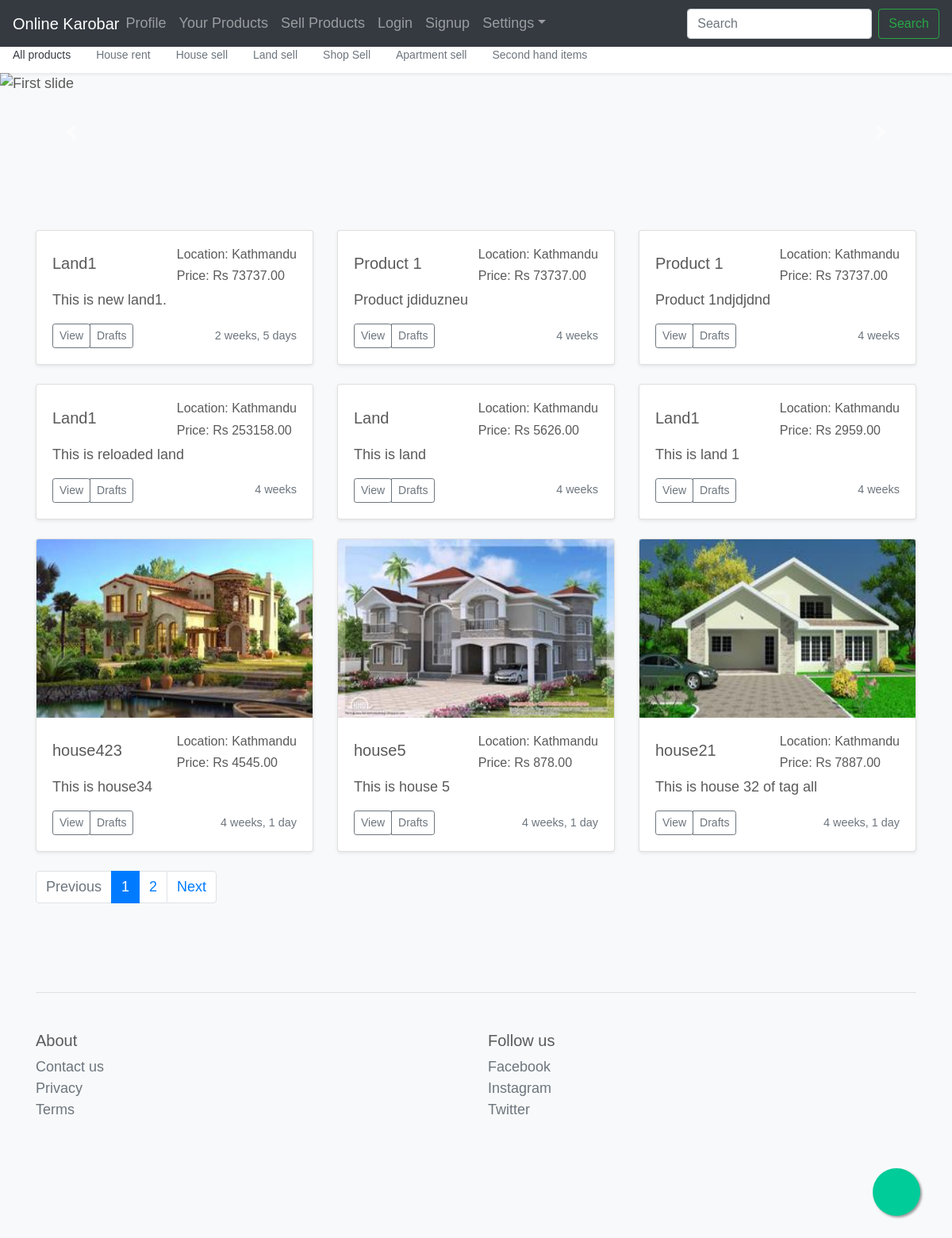
The page / on the database its author committed.
### app1/models.py (models this page shows, shortened)
class Product(models.Model):
    name = models.CharField(max_length=32)
    description=models.TextField(blank=False)
    price=models.DecimalField(max_digits=11,decimal_places=2,blank=False)
    location=models.CharField(max_length=32,blank=False)
    slug=models.SlugField(max_length=48)
    active=models.BooleanField(default=True)
    available=models.BooleanField(default=True)
    paid=models.BooleanField(default=False)
    date_updated=models.DateTimeField(auto_now=True)
    tags=models.ManyToManyField(ProductTag,blank=True)
    objects=ActiveManager()

class ProductImage(models.Model):
    product =  models.ForeignKey(Product, on_delete=models.CASCADE)
    image = models.ImageField(upload_to="product-images")
    thumbnail=models.ImageField(upload_to="product-thumbnails",null=True)

### app1/views.py (the view)
# urls.py: path('',homeview.as_view(),name='home'),
class homeview(ListView):
    template_name='home_list.html'
    paginate_by = 9
    queryset=models.Product.objects.active().order_by('-date_updated')
    context_object_name='products'

### app1/templates/app1/home_list.html (shortened to what this page needs)
{% extends "base.html" %}
{% load static %}
{% block heading %}
<link rel="stylesheet" type="text/css" href="{% static 'app1/css/album.css' %}">
<link rel="stylesheet" type="text/css" href="{% static 'app1/css/carousel.css' %}">
{% endblock %}
{% block body %}
<main role="main">
  <div id="carouselExampleControls" class="carousel slide" data-ride="carousel" style="
    margin-bottom: 0px;height:150px;">
    <div class="carousel-inner" style="height:180px;">
      <div class="carousel-item active">
        <img class="d-block w-100" style="height:180px;" src="https://www.rocketmortgage.com/resources-cmsassets/RocketMortgage.com/Article_Images/Large_Images/Stock-Suburb-House.jpg" alt="First slide">
      </div>
    </div>
    <a class="carousel-control-prev" href="#carouselExampleControls" role="button" data-slide="prev">
      <span class="carousel-control-prev-icon" aria-hidden="true"></span>
    </a>
    <a class="carousel-control-next" href="#carouselExampleControls" role="button" data-slide="next">
      <span class="carousel-control-next-icon" aria-hidden="true"></span>
    </a>
  </div>
  <div class="album py-5 bg-light">
    <div class="container">
      <div class="row">
        {% for product in page_obj %}
        <div class="col-md-4">
          <div class="card mb-4 shadow-sm">
            {% if product.productimage_set.all == null %}
            <img class="bd-placeholder-img card-img-top" width="100%" height="225" focusable="false" aria-label="Placeholder: Thumbnail" src=""></img>
            {% else %}
            {% for image in product.productimage_set.all %}
            <img class="bd-placeholder-img card-img-top" width="100%" height="225" focusable="false" aria-label="Placeholder: Thumbnail" src="{{ image.thumbnail.url }}"></img>
            {% endfor %}
            {% endif %}
            <div class="card-body">
              <div class="d-flex justify-content-between align-items-center">
              <h5 class="card-title">{{ product.name|truncatechars:17 }}</h5>
              <div class="column">
              <h6>Location: Kathmandu</h6>
              <h6>Price: Rs {{ product.price }}</h6>
              </div>
              </div>
              <p class="card-text">{{ product.description|truncatechars:42 }}</p>
              <div class="d-flex justify-content-between align-items-center">
                <div class="btn-group">
                  <a href="{% url "app1:productdetail" product.slug %}"><button type="button" class="btn btn-sm btn-outline-secondary">View</button></a>
                  <button type="button" class="btn btn-sm btn-outline-secondary">Drafts</button>
                </div>
                <small class="text-muted">{{product.date_updated|timesince}}</small>
              </div>
            </div>
          </div>
        </div>
        {% endfor %}
      </div>
      <nav>
      <ul class="pagination">
      {% if page_obj.has_previous %}
      <li class="page-item">
      <a
      class="page-link"
      href="?page={{page_obj.previous_page_number}}">
      Previous</a>
      </li>
      {% else %}
      <li class="page-item disabled">
      <a class="page-link" href="#">Previous</a>
      </li>
      {% endif %}
      {% for pagenum in page_obj.paginator.page_range %}
      <li
      class="page-item{% if page_obj.number == pagenum %}
      active{% endif %}">
      <a class="page-link" href="?page={{pagenum}}">{{pagenum}}
      </a>
      </li>
      {% endfor %}
      {% if page_obj.has_next %}
      <li class="page-item">
      <a class="page-link" href="?page={{page_obj.next_page_number}}">Next</a>
      </li>
      {% else %}
      <li class="page-item disabled">
      <a class="page-link" href="#">Next</a>
      </li>
      {% endif %}
      </ul>
      </nav>
    </div>
  </div>
</main>
{% endblock %}

### app1/templates/app1/base.html (shortened to what this page needs)
<!DOCTYPE html>
{% load static %}
<html lang="en" dir="ltr">
  <head>
    <link rel="stylesheet" href="https://stackpath.bootstrapcdn.com/bootstrap/4.3.1/css/bootstrap.min.css">
    <link rel="stylesheet" type="text/css" href="{% static 'app1/css/offcanvas.css' %}">
    <link rel="stylesheet" type="text/css" href="{% static 'app1/css/floating-button.css' %}">
    {% block heading %}
    {% endblock %}
  </head>
  <body class="bg-light">
    <nav class="navbar navbar-expand-lg fixed-top navbar-dark bg-dark">
  <a class="navbar-brand mr-auto mr-lg-0" href="#">Online Karobar</a>
  <div class="navbar-collapse offcanvas-collapse" id="navbarsExampleDefault">
    <ul class="navbar-nav mr-auto">
      <li class="nav-item">
        <a class="nav-link" href="#">Profile</a>
      </li>
      <li class="nav-item">
        <a class="nav-link" href="#">Your Products</a>
      </li>
      <li class="nav-item">
        <a class="nav-link" href="{% url 'app1:sellproducts' %}">Sell Products</a>
      </li>
      {% if user.is_authenticated %}
      <li class="nav-item">
        <a class="nav-link" href="{% url 'app1:login' %}">Log Out</a>
      </li>
      {% else %}
      <li class="nav-item">
        <a class="nav-link" href="{% url 'app1:login' %}">Login</a>
      </li>
      <li class="nav-item">
        <a class="nav-link" href="{% url 'app1:signup' %}">Signup</a>
      </li>
      {% endif %}
      <li class="nav-item dropdown">
        <a class="nav-link dropdown-toggle" href="#" id="dropdown01" data-toggle="dropdown" aria-haspopup="true" aria-expanded="false">Settings</a>
      </li>
    </ul>
    <form class="form-inline my-2 my-lg-0">
      <input class="form-control mr-sm-2" type="text" placeholder="Search" aria-label="Search">
      <button class="btn btn-outline-success my-2 my-sm-0" type="submit">Search</button>
    </form>
  </div>
</nav>
<div class="nav-scroller bg-white shadow-sm">
  <nav class="nav nav-underline">
    <a class="nav-link active" href="{% url 'app1:home' %}">All products</a>
    <a class="nav-link" href="{% url "app1:productlist" 'house-rent' %}">House rent</a>
    <a class="nav-link" href="{% url "app1:productlist" 'house-sell' %}">House sell</a>
    <a class="nav-link" href="{% url "app1:productlist" 'land-sell' %}">Land sell</a>
    <a class="nav-link" href="{% url "app1:productlist" 'shop-sell' %}">Shop Sell</a>
    <a class="nav-link" href="{% url "app1:productlist" 'apartment-sell' %}">Apartment sell</a>
    <a class="nav-link" href="{% url "app1:productlist" 'second-hand-items' %}">Second hand items</a>
  </nav>
</div>
    {% block body %}
    {% endblock %}
    <div class="container">
<a href="#" class="float">
</a>
    <footer class="pt-4 my-md-5 pt-md-5 border-top">
        <div class="row">
      <div class="col-6 col-md">
          <h5>About</h5>
          <ul class="list-unstyled text-small">
            <li><a class="text-muted" href="{% url 'app1:contactus' %}">Contact us</a></li>
            <li><a class="text-muted" href="#">Privacy</a></li>
            <li><a class="text-muted" href="#">Terms</a></li>
          </ul>
        </div>
        <div class="col-6 col-md">
            <h5>Follow us</h5>
            <ul class="list-unstyled text-small">
              <li><a class="text-muted" href="https://facebook.com/">Facebook</a></li>
              <li><a class="text-muted" href="https://instagram.com/">Instagram</a></li>
              <li><a class="text-muted" href="https://twitter.com/">Twitter</a></li>
            </ul>
          </div>
        </div>
      </div>
  </body>
</html>

### app1/static/app1/css/offcanvas.css (style rules this page uses)
html, body { overflow-x: hidden; }
body { padding-top: 56px; }
.nav-scroller { position: relative; z-index: 2; height: 2.75rem; overflow-y: hidden; }
.nav-scroller .nav { display: -ms-flexbox; display: flex; -ms-flex-wrap: nowrap; flex-wrap: nowrap; padding-bottom: 1rem; margin-top: -1px; overflow-x: auto; color: rgba(255, 255, 255, .75); text-align: center; white-space: nowrap; -webkit-overflow-scrolling: touch; }
.nav-underline .nav-link { padding-top: .75rem; padding-bottom: .75rem; font-size: .875rem; color: #6c757d; }
.nav-underline .active { font-weight: 500; color: #343a40; }

### app1/static/app1/css/floating-button.css (style rules this page uses)
* { padding:0;margin:0; }
body { font-family:Verdana, Geneva, sans-serif; font-size:18px; background-color:#CCC; }
.float { position:fixed; width:60px; height:60px; bottom:40px; right:40px; background-color:#0C9; color:#FFF; border-radius:50px; text-align:center; box-shadow: 2px 2px 3px #999; }

### app1/static/app1/css/album.css (style rules this page uses)
footer { padding-top: 3rem; padding-bottom: 3rem; }

### app1/static/app1/css/carousel.css (style rules this page uses)
body { padding-top: 3rem; padding-bottom: 3rem; color: #5a5a5a; }
.carousel { margin-bottom: 4rem; }
.carousel-item { height: 16rem; }
.carousel-item > img { position: absolute; top: 0; left: 0; min-width: 100%; height: 16rem; }

### rows shown on the page
Product: name "Land1", price "73737.00", description "This is new land1.", date_updated "2 weeks, 5 days"
Product: name "Product 1", price "73737.00", description "Product jdiduzneu", date_updated "4 weeks"
Product: name "Product 1", price "73737.00", description "Product 1ndjdjdnd", date_updated "4 weeks"
Product: name "Land1", price "253158.00", description "This is reloaded land", date_updated "4 weeks"
Product: name "Land", price "5626.00", description "This is land", date_updated "4 weeks"
Product: name "Land1", price "2959.00", description "This is land 1", date_updated "4 weeks"
Product: name "house423", price "4545.00", description "This is house34", date_updated "4 weeks, 1 day"
ProductImage: thumbnail (picture)
Product: name "house5", price "878.00", description "This is house 5", date_updated "4 weeks, 1 day"
ProductImage: thumbnail (placeholder picture)
Product: name "house21", price "7887.00", description "This is house 32 of tag all", date_updated "4 weeks, 1 day"
ProductImage: thumbnail (picture)

### other values the page prints
{{ pagenum }} "1" "2"
